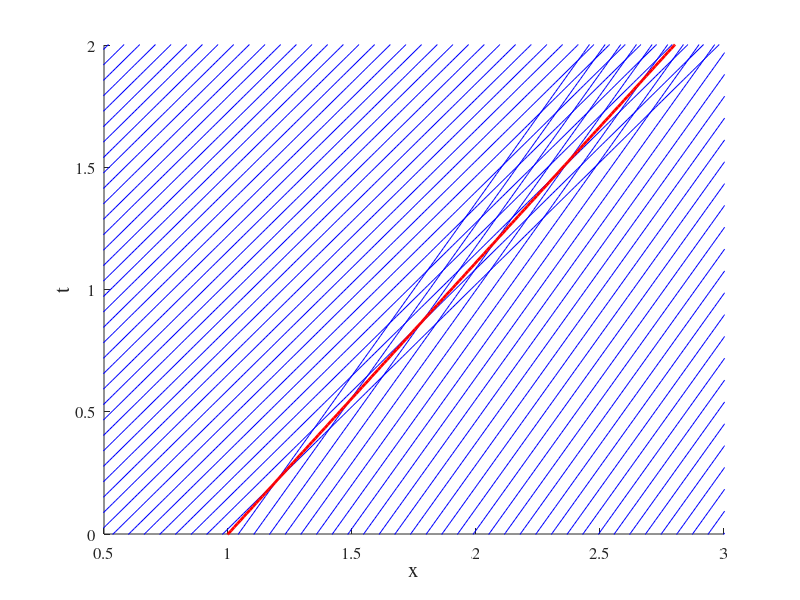

Source code (MATLAB): (Note: this script raises an error after producing the figure.)
clc; clear all; close all;

x_mesh = linspace(-2*pi, 2*pi, 1000);
% x_mesh_R = x_mesh_R(2:end);
% x_mesh_L = linspace(-2*pi, 1,100);
figure
hold on
for x0 = linspace(-2*pi, 2*pi, 200)
    if x0 < 1
        t = x_mesh - x0;
    elseif x0 > 1
        t = sqrt(2) * (x_mesh - x0);
    end
    plot(x_mesh, t, 'Color', 'b')

end
t_s = ((x_mesh - 1) * pi) / (2 * sqrt(2));
plot(x_mesh, t_s, 'r', 'LineWidth', 2)

xlabel('x')
ylabel('t')
set(gca, 'FontSize', [12], 'FontName', 'Times')
set(gcf,'color','w');
xlabel('x', 'FontSize', 15)
ylabel('t', 'FontSize', 15)
axis([.5 3 0 2])
export_fig hw_14_plot1.pdf

%%
clc; clear all; close all;

x_mesh = linspace(-2*pi, 2*pi, 1000);
% x_mesh_R = x_mesh_R(2:end);
% x_mesh_L = linspace(-2*pi, 1,100);
figure
hold on
for x0 = linspace(-2*pi, 2*pi, 100)
    if x0 > 1
        t = x_mesh - x0;
    elseif x0 < 1
        t = (2/sqrt(2)) * (x_mesh - x0);
    end
    plot(x_mesh, t, 'Color', 'b')

end
% t_s = ((x_mesh - 1) * pi) / (2 * sqrt(2));
% plot(x_mesh, t_s, 'r')

xlabel('x')
ylabel('t')
set(gca, 'FontSize', [12], 'FontName', 'Times')
set(gcf,'color','w');
xlabel('x', 'FontSize', 15)
ylabel('t', 'FontSize', 15)
axis([0 4 0 4])
export_fig hw_14_plot2.pdf

%% Part 2 initial condition
clc; clear all; close all;
x = linspace(-1, 2, 100);
x1 = x(x <= 0);
x3 = x(x >= 1);
x2 = x(x > 0 & x <1);
u = [ones(1, length(x1)) (1-x2) zeros(1, length(x3))];
plot(x, u)
axis([-1 1.5 -.2 1.5])
xlabel('x')
ylabel('u')
set(gca, 'FontSize', [12], 'FontName', 'Times')
set(gcf,'color','w');
xlabel('x', 'FontSize', 15)
ylabel('u', 'FontSize', 15)
export_fig hw_14_plot3.pdf


%% Part 2 Characteristic Lines
clc; clear all; close all;

x_mesh = linspace(-4, 4, 100);
t_mesh = linspace(0, 4, 100);
% x_mesh_R = x_mesh_R(2:end);
% x_mesh_L = linspace(-2*pi, 1,100);
figure
hold on
for x0 = linspace(-1, 2, 50)
    if x0 < 0
        t = x_mesh - x0;
        plot(x_mesh, t, 'Color', 'b')

    elseif (x0 > 0) && (x0 < 1)
        t = (x_mesh - x0) / (1-x0);
        plot(x_mesh, t, 'Color', 'b')
    else
        line([x0 x0],[t_mesh(1) t_mesh(end)], 'Color', 'b')
    end

end
% t_s = ((x_mesh - 1) * pi) / (2 * sqrt(2));
% plot(x_mesh, t_s, 'r')

xlabel('x')
ylabel('t')
set(gca, 'FontSize', [12], 'FontName', 'Times')
set(gcf,'color','w');
xlabel('x', 'FontSize', 15)
ylabel('t', 'FontSize', 15)
axis([-1 2 0 2])
%% Part 2 time plots
x = linspace(-1, 2, 100);
figure
for t = 0:.25:2;
    u = zeros(1, length(x));
    if t < 1
        for i = 1:length(x)
            if x(i) <= t
                u(i) = 1;
            elseif (t < x(i)) && (x(i) < 1)
                u(i) = 1 - (x(i) - t) / (1 - t);
            else
                u(i) = 0;
            end
        end
        plot(x, u)
        axis([-1 2 -.5 2])
        pause(1)
    elseif t >= 1
        for i = 1:length(x)
            if x(i) < .5 * t + .5
                u(i) = 1;
            elseif x(i) > .5 * t + .5
                u(i) = 0;
            end
        end
        plot(x, u)
        axis([-1 2 -.5 2])
        pause(1)
    end
end





%% Part 3 Characteristics
clc; close all; clear all;

x = linspace(-100, 100, 1000);
u1 = 10;
v1 = 5;
u_p = 2 * u1/3; 
u_m = u1/6;
slope1 = 1 / (v1 * (1 - (2 * u_m)/u1))
slope2 = 1 / (v1 * (1 - (2 * u_p)/u1))
figure
hold on
for x0 = linspace(-10, 10,  100)
    if x0 < 0
        t = (x - x0) / (v1 * (1 - (2*u_m)/u1));
    elseif x0 >= 0
        t = (x - x0) / (v1 * (1 - (2*u_p)/u1));
    plot(x, t, 'Color', 'b')
    end
    plot(x, t, 'Color', 'b')

end
% t_s = ((x_mesh - 1) * pi) / (2 * sqrt(2));
% plot(x_mesh, t_s, 'r')

xlabel('x')
ylabel('t')
set(gca, 'FontSize', [12], 'FontName', 'Times')
set(gcf,'color','w');
xlabel('x', 'FontSize', 15)
ylabel('t', 'FontSize', 15)
axis([-3 3 0 4])
